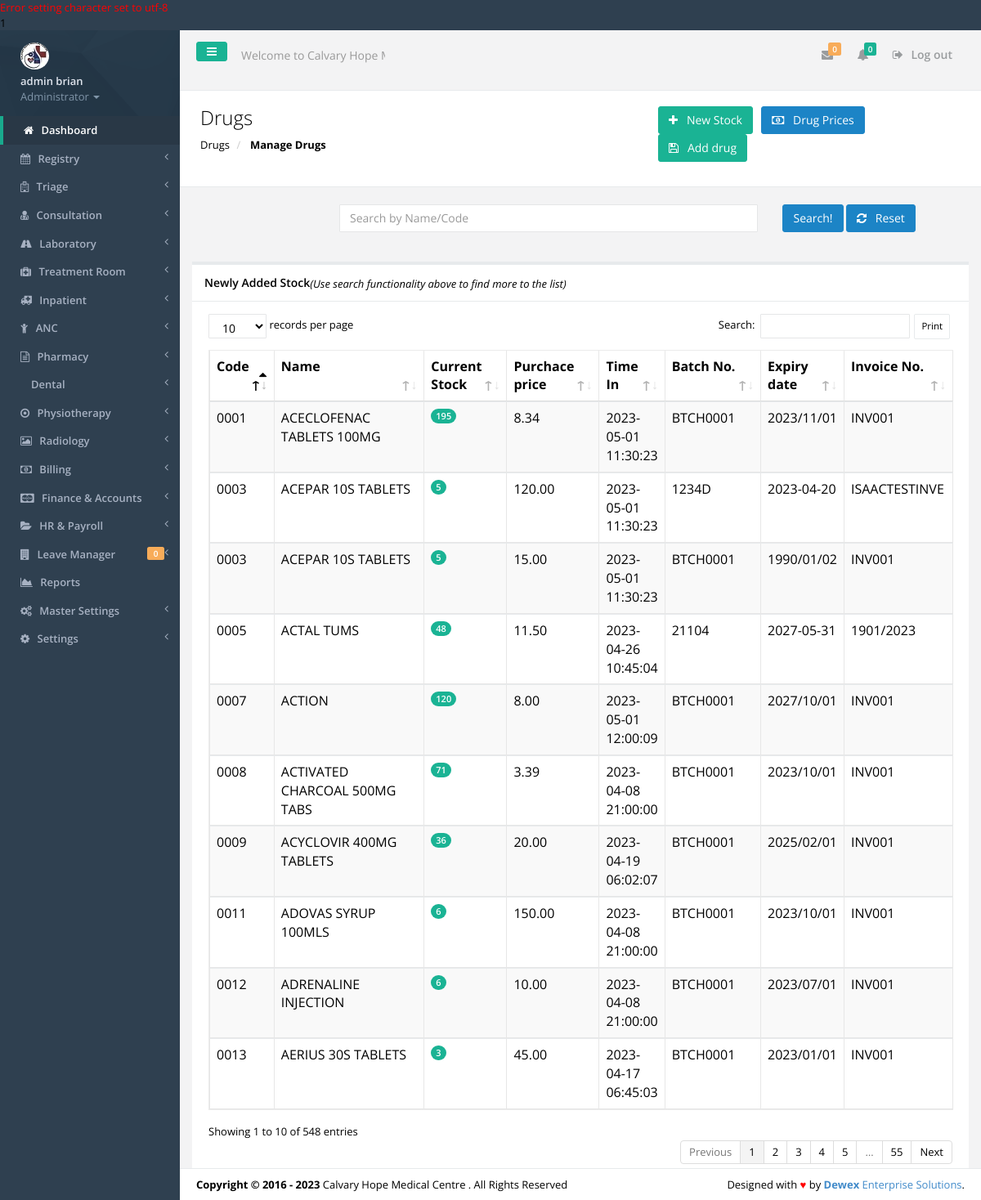
/drugs.php (signed in), run on the app's committed database.
### tables this page shows
CREATE TABLE IF NOT EXISTS `tbl_users` (
  `id` int(11) NOT NULL,
  `f_name` varchar(30) NOT NULL,
  `s_name` varchar(30) NOT NULL,
  `id_no` varchar(30) NOT NULL,
  `email` varchar(30) NOT NULL,
  `phone` varchar(15) NOT NULL,
  `password` varchar(200) NOT NULL,
  `user_l` varchar(50) NOT NULL,
  `profile_image` varchar(45) NOT NULL,
  `active` varchar(30) NOT NULL
);

CREATE TABLE IF NOT EXISTS `tbl_settings` (
  `settings_id` int(11) NOT NULL,
  `slogan` varchar(100) NOT NULL,
  `l_status` varchar(10) NOT NULL,
  `system_name` varchar(30) NOT NULL,
  `campaigner_name` varchar(30) NOT NULL,
  `campaigner_short_name` varchar(30) NOT NULL,
  `campaign_location` varchar(30) NOT NULL,
  `seat` varchar(30) NOT NULL,
  `inst_date` varchar(15) NOT NULL,
  `photo` varchar(30) NOT NULL,
  `photo_size` varchar(10) NOT NULL,
  `photo_type` varchar(20) NOT NULL,
  `custom_reply_msg` varchar(500) NOT NULL,
  `address` varchar(50) NOT NULL,
  `phone` varchar(30) NOT NULL,
  `email` varchar(30) NOT NULL
);

CREATE TABLE IF NOT EXISTS `tbl_inventory` (
  `inve_id` int(11) NOT NULL,
  `inve_drugcode` varchar(30) NOT NULL,
  `inve_drugname` varchar(255) NOT NULL,
  `inve_qty` varchar(100) NOT NULL,
  `inve_purchaseprice` decimal(19,2) DEFAULT NULL,
  `inve_time` timestamp NOT NULL DEFAULT CURRENT_TIMESTAMP ON UPDATE CURRENT_TIMESTAMP,
  `inve_batchno` varchar(30) NOT NULL,
  `inve_expirydate` varchar(30) NOT NULL,
  `inve_invoiceno` varchar(30) NOT NULL,
  `supplierid` varchar(55) NOT NULL
);

### includes/authenticate.php (called while the page is built, shortened)
<?php
require_once 'inc/auth.php';
$signedemail = $_SESSION['email'];
$adminDetails = mysqli_query($dbconnect,"SELECT * FROM tbl_users WHERE email='$signedemail'");
$dd = mysqli_fetch_assoc($adminDetails);
$sfname = $dd['f_name'];
$ssname = $dd['s_name'];
$sidno = $dd['id_no'];
$user_l = $dd['user_l'];
	$getcountleaves =mysqli_query($dbconnect,"SELECT COUNT(*) as k FROM tbl_leavetransactions WHERE leavetrans_approver='$sidno' AND leavetrans_status='APPLIED'");
	$gcntttl1 = mysqli_fetch_array($getcountleaves);
	$leavestoapprove = $gcntttl1['k'];
?>

### inc/auth.php (called while the page is built, shortened)
<?php
include('config.php');
$dbhost = "localhost";
$dbuser = "root";
$dbpass = "";
$dbname = "agrovet";
$dbconnect = new mysqli($dbhost, $dbuser, $dbpass, $dbname);
$get_system_settings = mysqli_query($dbconnect,"SELECT * FROM tbl_settings LIMIT 1");
$smartC = mysqli_fetch_array($get_system_settings);
$smart_name = $smartC['system_name'];
?>

### drugs.php (the view, shortened to what this page needs)
<?php include('includes/authenticate.php'); ?>
<!DOCTYPE html>
<html>
<head>
    <?php include('includes/meta.php');?>
    <link href="css/plugins/dataTables/dataTables.bootstrap.css" rel="stylesheet">
    <link href="css/plugins/dataTables/dataTables.responsive.css" rel="stylesheet">
    <link href="css/plugins/dataTables/dataTables.tableTools.min.css" rel="stylesheet">
</head>
<body>
    <div id="wrapper">
	<?php include('includes/sidebar.php');?>
        <div id="page-wrapper" class="gray-bg">
        <div class="row border-bottom">
			<?php include('includes/top-nav.php'); ?>
        </div>
		<?php
		$getdrugs = mysqli_query($dbconnect, "SELECT * FROM tbl_inventory WHERE inve_qty>0 AND inve_purchaseprice>0 ORDER BY inve_expirydate DESC");
		$title='Newly Added Stock';
		?>
		<div class="row wrapper border-bottom white-bg page-heading">
			<div class="col-lg-7">
				<h2>Drugs</h2>
				<ol class="breadcrumb">
					<li>
						<a href="drugs.php">Drugs</a>
					</li>
					<li class="active">
						<strong>Manage Drugs</strong>
					</li>
				</ol>
			</div>
				<div class="col-lg-5">
				<p class="pull-right"><br>
				<span><a href="add-inventory.php"><button class="btn btn-primary" type="button"><i class="fa fa-plus"></i>&nbsp;&nbsp;<span class="bold"> New Stock</span></button></a></span> &nbsp;
				<span><a href="manage-prices.php"><button class="btn btn-success" type="button"><i class="fa fa-money"></i>&nbsp;&nbsp;<span class="bold"> Drug Prices</span></button></a></span> &nbsp;
				<span><a href="add-drugs.php"><button class="btn btn-primary" type="button"><i class="fa fa-save"></i>&nbsp;&nbsp;<span class="bold"> Add drug</span></button></a></span>
				</p>
				</div>
		</div>
        <div class="wrapper wrapper-content">
		<form method="POST">
				<form role="form" method="post">
					<div class="col-sm-12">
					</div>
				<div class="col-sm-2">
				</div>
				<div class="col-sm-7">
					<input type="text" name="searchterm" required placeholder="Search by Name/Code" class="form-control"/>
				</div>
				<div class="col-sm-3">
					<button name="new-search" class="btn btn-success" type="submit">Search!</button>
					<span><a href="drugs.php"><button class="btn btn-success" type="button"><i class="fa fa-refresh"></i>&nbsp;&nbsp;<span class="bold"> Reset</span></button></a></span>
				</div>
					</div>
				<div class="row">
                <div class="col-lg-12">
                <div class="ibox float-e-margins">
                    <div class="ibox-title">
                        <h5><?php echo $title;?></h5><i>(Use search functionality above to find more to the list)</i>
                    </div>
                    <div class="ibox-content">
					<table class="table table-striped table-bordered table-hover dataTables-example">
						<thead>
						<tr>
							<th>Code</th>
							<th>Name</th>
							<th>Current Stock</th>
							<th>Purchace price</th>
							<th>Time In</th>
							<th> Batch No.</th>
							<th>Expiry date</th>
							<th>Invoice No. </th>
						</tr>
						</thead>
						<tbody>
						<?php
						while($gac = mysqli_fetch_array($getdrugs)){
						$inve_drugcode = $gac['inve_drugcode'];
						$price =mysqli_query($dbconnect,"SELECT * FROM tbl_drug_prices p INNER JOIN tbl_drugs g ON p.drug_code=g.drugitem_code WHERE p.drug_code='$inve_drugcode'");
							$rrow = mysqli_fetch_array($price);
						$drugname = $rrow['brand_name'];
						$inve_stock = $gac['inve_qty'];
						$inve_price = $gac['inve_purchaseprice'];
						$inve_time = $gac['inve_time'];
						$inve_batch = $gac['inve_batchno'];
						$inve_expire = $gac['inve_expirydate'];
						$inve_invoice = $gac['inve_invoiceno'];
						?>
							<td><?php echo $inve_drugcode; ?></td>
							<td><?php echo $drugname; ?></td>
							<td><span class="badge badge-primary"><?php echo $inve_stock; ?></span></td>
							<td><?php echo $inve_price; ?></td>
							<td><?php echo $inve_time;?></td>
							<td><?php echo $inve_batch;?></td>
							<td><?php echo $inve_expire; ?></td>
							<td><?php echo $inve_invoice; ?></br>
						<?php
						}
						?>
						</tbody>
						</table>
                </div>
            </div>
            </div>
        </div>
		<?php include 'includes/footer.php'?>
    </div>
    </div>
</body>
</html>

### includes/sidebar.php (shortened to what this page needs)
<nav class="navbar-default navbar-static-side" role="navigation">
            <div class="sidebar-collapse">
                <ul class="nav" id="side-menu">
                    <li class="nav-header">
                        <div class="dropdown profile-element"> <span>
                            <img alt="image" class="img-circle" src="img/profile_small.jpg" />
                             </span>
                            <a data-toggle="dropdown" class="dropdown-toggle" href="#">
                            <span class="clear"> <span class="block m-t-xs"> <strong class="font-bold"><?php echo "$sfname $ssname";?></strong>
                             </span> <span class="text-muted text-xs block">Administrator <b class="caret"></b></span> </span> </a>
                        </div>
                    </li>
                    <li class="active">
                        <a href="index.php"><i class="fa fa-home"></i> <span class="nav-label">Dashboard</span></a>
                    </li>
					<?php
					if($user_l=='REGISTRY'||$user_l=='ADMINISTRATOR'){
					?>
					<li>
                        <a href="registry.php"><i class="fa fa-calendar"></i> <span class="nav-label">Registry </span><span class="fa arrow"></span></a>
                    </li>
					<?php
					}
					if($user_l=='TRIAGE'||$user_l=='ADMINISTRATOR'||$user_l=='TREATMENTROOM'){
					?>
					<li>
						<a href="#"><i class="fa fa-hospital-o"></i> <span class="nav-label">Triage </span><span class="fa arrow"></span></a>
					</li>
					<?php
					}
					if($user_l=='CONSULTATION'||$user_l=='ADMINISTRATOR'){
					?>
					<li>
                        <a href="#"><i class="fa fa-user-md"></i> <span class="nav-label">Consultation </span><span class="fa arrow"></span></a>
                    </li>
					<?php
					}
					if($user_l=='LABORATORY'||$user_l=='ADMINISTRATOR'){
					?>
					<li>
                        <a href="#"><i class="fa fa-road"></i> <span class="nav-label">Laboratory </span><span class="fa arrow"></span></a>
                    </li>
					<?php
					}
					if($user_l=='TRIAGE'||$user_l=='ADMINISTRATOR'||$user_l=='TREATMENTROOM'){
					?>
					<li>
                        <a href="#"><i class="fa fa-medkit"></i> <span class="nav-label">Treatment Room </span><span class="fa arrow"></span></a>
                    </li>
					<li>
                        <a href="#"><i class="fa fa-ambulance"></i> <span class="nav-label">Inpatient </span><span class="fa arrow"></span></a>
                    </li>
					<li>
                        <a href="#"><i class="fa fa-child"></i> <span class="nav-label">ANC </span><span class="fa arrow"></span></a>
                    </li>
					<?php
					}
					if($user_l=='PHARMACY'||$user_l=='ADMINISTRATOR'){
					?>
					<li>
                        <a href="#"><i class="fa fa-file-text-o"></i> <span class="nav-label">Pharmacy </span><span class="fa arrow"></span></a>
                    </li>
					<?php
					}
					if($user_l=='ADMINISTRATOR'){
					?>
					<li>
                        <a href="#"><i class="fa-solid fa-road"></i> <span class="nav-label">Dental </span><span class="fa arrow"></span></a>
                    </li>
					<li>
                        <a href="#"><i class="fa fa-dot-circle-o"></i> <span class="nav-label">Physiotherapy </span><span class="fa arrow"></span></a>
                    </li>
						<li>
                        <a href="#"><i class="fa fa-photo"></i> <span class="nav-label">Radiology </span><span class="fa arrow"></span></a>
                    </li>
					<?php
					}
					if($user_l=='REGISTRY'||$user_l=='ADMINISTRATOR'){
					?>
					<li>
                        <a href="#"><i class="fa fa-money"></i> <span class="nav-label">Billing </span><span class="fa arrow"></span></a>
                    </li>
					<?php
					}
					if($user_l=='ADMINISTRATOR'){
					?>
					<li>
                        <a href="#"><i class="fa fa-cc-mastercard"></i> <span class="nav-label">Finance & Accounts </span><span class="fa arrow"></span></a>
                    </li>
					<?php } ?>
					<li>
                        <a href="#"><i class="fa fa-folder-open"></i> <span class="nav-label">HR & Payroll </span><span class="fa arrow"></span></a>
                    </li>
					<li>
                        <a href="#"><i class="fa fa-building"></i> <span class="nav-label">Leave Manager </span><span class="fa arrow"></span><span class="label label-warning pull-right"><?php echo $leavestoapprove; ?></span></a>
                    </li>
					<?php
					if($user_l=='ADMINISTRATOR'){
					?>
					 <li>
                        <a href="reports.php"><i class="fa fa-area-chart"></i> <span class="nav-label">Reports</a>
                    </li>
                    <li>
                        <a href="#"><i class="fa fa-cogs"></i> <span class="nav-label">Master Settings</span><span class="fa arrow"></span></a>
                    </li>
                    <li>
                        <a href="#"><i class="fa fa-gear"></i> <span class="nav-label"> Settings</span><span class="fa arrow"></span></a>
                    </li>
					<?php
					}
					?>
                </ul>
            </div>
        </nav>

### includes/top-nav.php (shortened to what this page needs)
<nav class="navbar navbar-static-top" role="navigation" style="margin-bottom: 0">
        <div class="navbar-header">
            <a class="navbar-minimalize minimalize-styl-2 btn btn-primary " href="#"><i class="fa fa-bars"></i> </a>
            <form role="search" class="navbar-form-custom" method="post" action="search_results.html">
                <div class="form-group">
                    <input type="text" placeholder="Welcome to <?php echo $smart_name; ?>..." class="form-control" name="top-search" id="top-search">
                </div>
            </form>
        </div>
            <ul class="nav navbar-top-links navbar-right">
                <li>
                    <a class="count-info" tooltip="Unread" href="#">
                        <i class="fa fa-envelope"></i>  <span class="label label-warning">0</span>
                    </a>
                </li>
                <li>
                    <a class="count-info" data-toggle="dropdowhn" tooltip="Marked Important" href="#">
                        <i class="fa fa-bell"></i>  <span class="label label-primary">0</span>
                    </a>
                 </li>
				<li>
                    <a href="logout.php?logout">
                        <i class="fa fa-sign-out"></i> Log out
                    </a>
                </li>
            </ul>
	</nav>

### includes/footer.php
<div class="footer">
    <div class="pull-right">
        Designed with <span style="color:red">&hearts;</span> by <a href="mailto: isaacwex@gmail.com tel:0729522550" target="_blank" title="We're Dewex Enterprise Solutions" target="_blank" rel="dofollow"><strong>Dewex</strong> Enterprise Solutions</a>.
    </div>
    <div>
        <strong>Copyright &copy; 2016 - <?php echo date('Y'); ?></strong> <?php echo $smart_name; ?> . All Rights Reserved
    </div>
</div>

### data on the page
tbl_users: f_name "admin", s_name "brian"
tbl_settings: top-search "Welcome to Calvary Hope Medical Centre...", system_name "Calvary Hope Medical Centre"
tbl_inventory: inve_drugcode "0007", drugname "ACTION", inve_qty "120", inve_purchaseprice "8.00", inve_time "2023-05-01 12:00:09", inve_batchno "BTCH0001", inve_expirydate "2027/10/01", inve_invoiceno "INV001"
tbl_inventory: inve_drugcode "0005", drugname "ACTAL TUMS", inve_qty "48", inve_purchaseprice "11.50", inve_time "2023-04-26 10:45:04", inve_batchno "21104", inve_expirydate "2027-05-31", inve_invoiceno "1901/2023"
tbl_inventory: inve_drugcode "0009", drugname "ACYCLOVIR 400MG TABLETS", inve_qty "36", inve_purchaseprice "20.00", inve_time "2023-04-19 06:02:07", inve_batchno "BTCH0001", inve_expirydate "2025/02/01", inve_invoiceno "INV001"
tbl_inventory: inve_drugcode "0001", drugname "ACECLOFENAC TABLETS 100MG", inve_qty "195", inve_purchaseprice "8.34", inve_time "2023-05-01 11:30:23", inve_batchno "BTCH0001", inve_expirydate "2023/11/01", inve_invoiceno "INV001"
tbl_inventory: inve_drugcode "0008", drugname "ACTIVATED CHARCOAL 500MG TABS", inve_qty "71", inve_purchaseprice "3.39", inve_time "2023-04-08 21:00:00", inve_batchno "BTCH0001", inve_expirydate "2023/10/01", inve_invoiceno "INV001"
tbl_inventory: inve_drugcode "0011", drugname "ADOVAS SYRUP 100MLS", inve_qty "6", inve_purchaseprice "150.00", inve_time "2023-04-08 21:00:00", inve_batchno "BTCH0001", inve_expirydate "2023/10/01", inve_invoiceno "INV001"
tbl_inventory: inve_drugcode "0012", drugname "ADRENALINE INJECTION", inve_qty "6", inve_purchaseprice "10.00", inve_time "2023-04-08 21:00:00", inve_batchno "BTCH0001", inve_expirydate "2023/07/01", inve_invoiceno "INV001"
tbl_inventory: inve_drugcode "0013", drugname "AERIUS 30S TABLETS", inve_qty "3", inve_purchaseprice "45.00", inve_time "2023-04-17 06:45:03", inve_batchno "BTCH0001", inve_expirydate "2023/01/01", inve_invoiceno "INV001"
tbl_inventory: inve_drugcode "0003", drugname "ACEPAR 10S TABLETS", inve_qty "5", inve_purchaseprice "120.00", inve_time "2023-05-01 11:30:23", inve_batchno "1234D", inve_expirydate "2023-04-20", inve_invoiceno "ISAACTESTINVE"
tbl_inventory: inve_drugcode "0003", drugname "ACEPAR 10S TABLETS", inve_qty "5", inve_purchaseprice "15.00", inve_time "2023-05-01 11:30:23", inve_batchno "BTCH0001", inve_expirydate "1990/01/02", inve_invoiceno "INV001"

### other printed values
$dbconnect->error() "1"
$leavestoapprove "0"
$title "Newly Added Stock"
